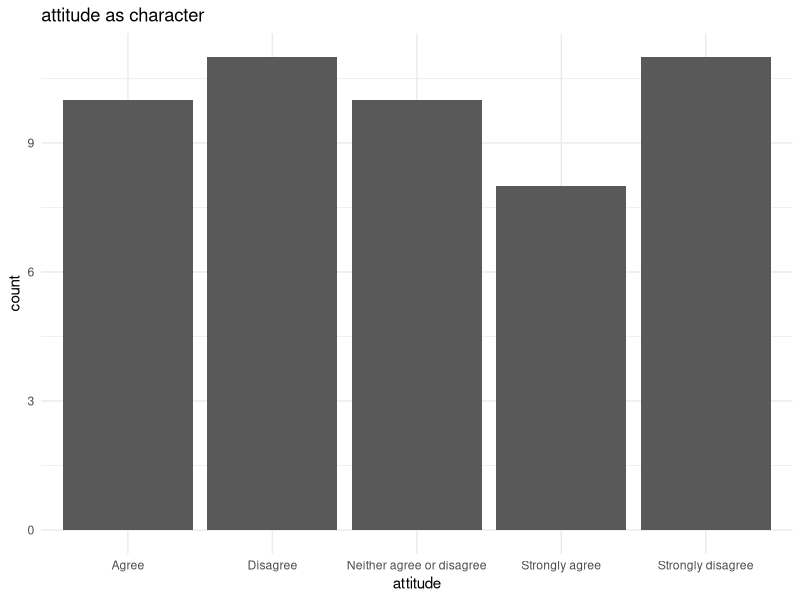
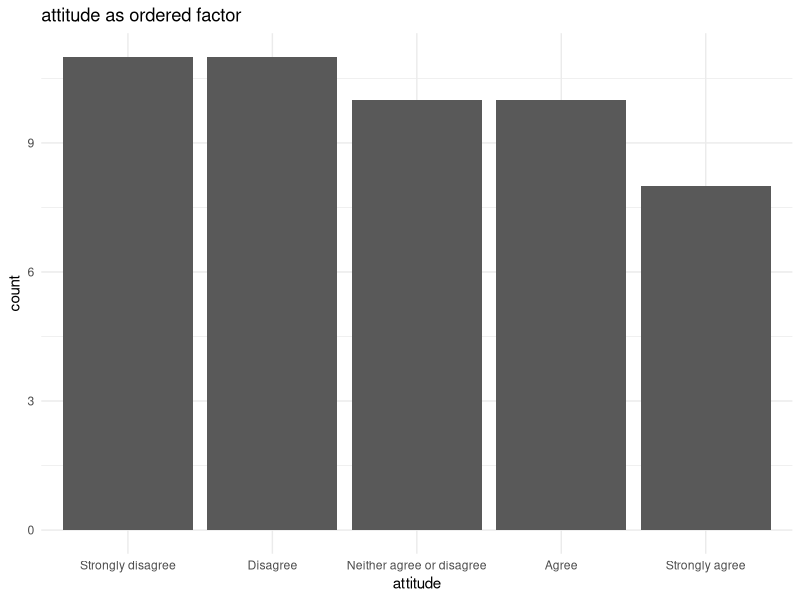
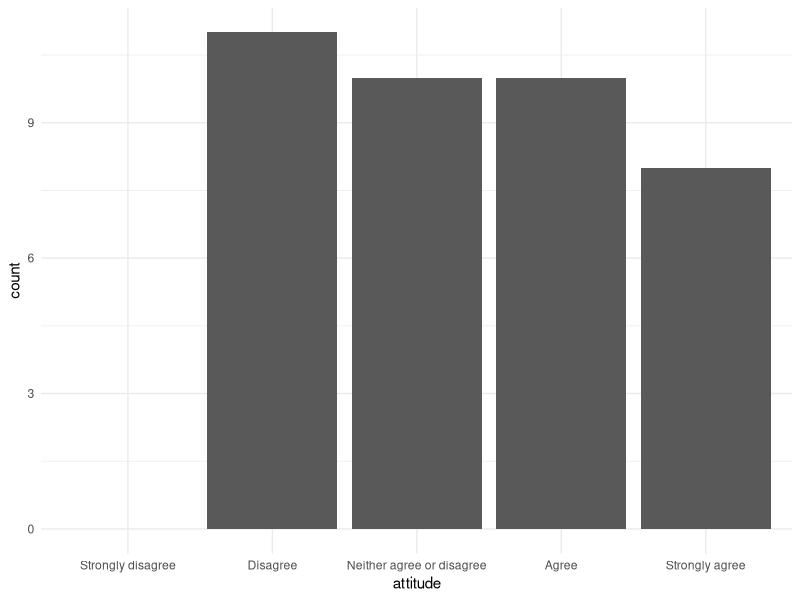

The R script that drew these images, in order:
## ---- chunk 1
library(tidyverse)
library(lubridate) # for working with dates
## ---- chunk 2
set.seed(1)
df  <- tibble(group = sample(c(rep(1:4, each=12), rep(999,2))),
              birthdate = c(seq(as.Date('1980/01/01'), as.Date('1990/01/01'), by="day")) %>% sample(50),
              gender = sample(c('M', 'F'), 50, replace=TRUE),
              attitude = sample(c('Strongly disagree', 'Disagree', 'Neither agree or disagree', 'Agree', 'Strongly agree'), 50, replace=TRUE)) 
  

df

## ---- chunk 3
df %>% summary()
## ---- chunk 4

df <- df %>%
  mutate(age = time_length(interval(birthdate, today()), "years") %>% floor(), # floor rounds downwards
         group = na_if(group, 999)) %>%
  select(-birthdate)

## ---- chunk 5
summary(df)
## ---- chunk 6

df %>%
  rownames_to_column('sbj_id')

## ---- chunk 7
df %>%
  distinct(gender)
## ---- chunk 8
df %>%
  distinct(group)

## ---- chunk 9
df %>%
  distinct(attitude)
## ---- chunk 10
df %>%
  count(group)
## ---- chunk 11
df %>%
  count(group, gender) %>% # count() is a combination of group_by() and tally()
  arrange(group, desc(n)) 

## ---- chunk 12
df %>%
  count(gender) %>%
  mutate(percentage = prop.table(n))
## ---- chunk 13
df %>%
  count(group, gender) %>%
  group_by(group) %>% # find the percentages of F/M within each group
  mutate(percentage = prop.table(n) %>% round(2)) %>%
  ungroup()

## ---- chunk 14
grouped_df <- df %>%
  group_by(gender)

grouped_df %>%
  summarise(mean_age = mean(age))

## ---- chunk 15
df %>%
  relocate(gender, .before = age)

## ---- chunk 16
df %>%
  rename(attitude_chr = attitude)

## ---- chunk 17
df %>%
  mutate(gender = recode(gender, M = 0, F = 1))

## ---- chunk 18
df <- df %>%
  mutate(across(!age, factor)) # or mutate(across(c(group, gender, attitude), factor))

# or mutate(group = factor(group), gender = factor(gender), attitude = factor(attitude))

df
## ---- chunk 19
str(df)
## ---- chunk 20
levels(df$attitude)
## ---- chunk 21
df <- df %>%
  mutate(attitude = factor(attitude, ordered = TRUE, levels = c('Strongly disagree', 'Disagree', 'Neither agree or disagree', 'Agree', 'Strongly agree')))
## ---- chunk 22
str(df)
## ---- chunk 23
levels(df$attitude)
## ---- chunk 24
df %>%
  mutate(attitude = as.character(attitude)) %>%
  ggplot(aes(attitude)) + geom_bar() + 
  labs(title = 'attitude as character') + 
  theme_minimal()

df %>%
  ggplot(aes(attitude)) + geom_bar() + 
  labs(title = 'attitude as ordered factor') + 
  theme_minimal()

## ---- chunk 25
df %>%
  filter(attitude != 'Strongly disagree') %>%
  ggplot(aes(attitude)) + geom_bar()  + 
  scale_x_discrete(drop = FALSE) + 
  theme_minimal()

## ---- chunk 26

df <- df %>%
  mutate(attitude_num = as.numeric(attitude))

df

df %>%
  distinct(attitude, attitude_num)
  
## ---- chunk 27
as.numeric("word")
## ---- chunk 28
df %>%
  group_by(group, gender) %>%
  summarise(attitude_mean = mean(attitude_num),
            attitude_median = median(attitude_num),
            attitude_sd = sd(attitude_num),
            n = n()) %>%
  mutate(across(is_double, round, 2)) # this rounds the mean, median and sd to 2 decimals

## ---- chunk 29
df %>%
  filter(gender == 'M')

## ---- chunk 30

detach(package:tidyverse, unload=TRUE)

## ---- chunk 31
df %>%
  filter(gender == 'M')

## ---- chunk 32
df %>%
  dplyr::filter(gender == 'M') 

## ---- chunk 33
library(dplyr)
library(plyr)
## ---- chunk 34
df %>%
  dplyr::summarise(n = n())

## ---- chunk 35
detach(package:plyr, unload=TRUE)
